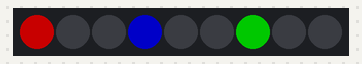
The sketch below on a simulated Arduino Uno, built with avr-gcc and run on an emulated ATmega328P. On the bench: 9 RGB LEDs in strip order, left to right. Dim RGB values are drawn brighter than linear.

Above: at 0.05 s.
At 5.02 s:
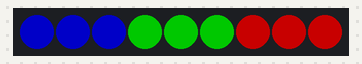
At 10.0 s:
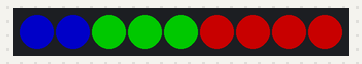
At 19.95 s:
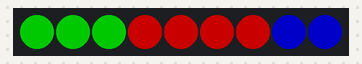
At 29.91 s:
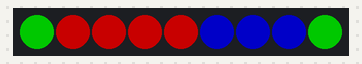
At 39.86 s:
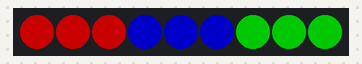

The sketch:

MultiTaskArduino.ino
```cpp
#include <Adafruit_NeoPixel.h>
#include <math.h>


#define PIN        3 // On Trinket or Gemma, suggest changing this to 1
#define NUMPIXELS 9 // Popular NeoPixel ring size
#define LAYERS 3

Adafruit_NeoPixel pixels(NUMPIXELS, PIN, NEO_GRB + NEO_KHZ800);

//Global Variables
int layerSteps[LAYERS];

void setup() {
  pixels.begin(); // INITIALIZE NeoPixel strip object
  pixels.setBrightness(255);


  layerSteps[0] = 0;
  layerSteps[1] = 3;
  layerSteps[2] = 6;
}

void loop() {
  SetBlue(1);
  SetRed(0);
  SetGreen(2);
  delay(100);
}


// Functions to Call
void SetBlue(int layer){
  pixels.setPixelColor(layerSteps[layer], pixels.Color(0, 0, 100));
  pixels.show();
  IncrementControl(layer);
}
void SetRed(int layer){
  pixels.setPixelColor(layerSteps[layer], pixels.Color(100, 0, 0));
  pixels.show();
  IncrementControl(layer);
}
void SetGreen(int layer){
  pixels.setPixelColor(layerSteps[layer], pixels.Color(0, 100, 0));
  pixels.show();
  IncrementControl(layer);
}

void IncrementControl(int layer){
  if(layerSteps[layer] >= NUMPIXELS){
    layerSteps[layer] = 0;
  }
  else{
    layerSteps[layer]++;
  }
}
```
